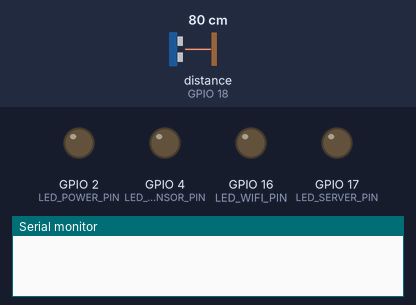
This sketch was run on a simulated ESP32. On the bench: output pins drawn as LEDs (lit = HIGH), the last lines printed to the serial monitor. The inputs (shaded band) are chosen by the test bench; at power-on: distance to the obstacle (sensor on GPIO 18) 80 cm. The echo pulse lasts 58.3 µs per cm; WiFi joins after 1.5 s; servers stay silent unless stated; uploads are accepted with an empty reply; pins used as bus, display or sensor lines are not drawn.

Above: at 0.0 s.
At 0.4 s:
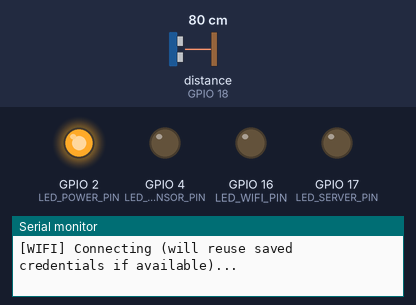
At 1.9 s:
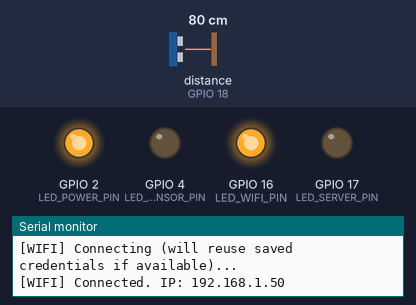
At 5.3 s:
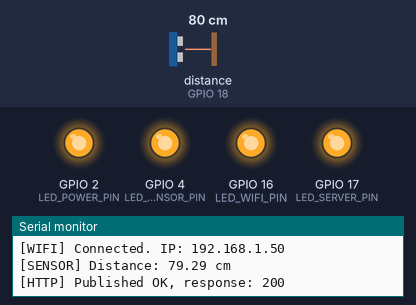
Timing chart, 0 to 6.8 s (numbered marks = the images above):
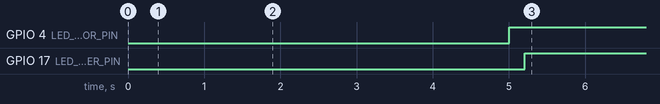

Measured:
- by itself, GPIO 4 (LED_SENSOR_PIN): LOW → HIGH at 5.0 s
- by itself, GPIO 17 (LED_SERVER_PIN): LOW → HIGH at 5.2 s

The sketch:

esp32-direct-http.ino
```cpp
/*
  AabRahat -- Real ESP32 Tank Sensor Firmware (direct HTTP, production)
  -----------------------------------------------------------------------
  Board: ESP32 DevKit + HC-SR04 ultrasonic sensor + 4 status LEDs.

  Unlike the AWS IoT / MQTT firmware in firmware/src (which needs a
  per-device certificate), this sketch talks to the backend the same
  simple way the device simulator does: a plain HTTPS POST to
  POST /api/iot/data with { deviceId, distance }. No certificates to
  provision, no AWS setup -- just WiFi.

  WiFi: uses WiFiManager, same as the original firmware. Since this
  ESP32 has already been through the "AabRahat-Setup" captive portal
  once, it should reconnect to your saved network automatically on
  every boot without showing the portal again.

  This device is already registered on the backend as:
    deviceId:            AABRAHAT-ESP01
    owner:                tariqnisar123@gmail.com
    calibration.tank_depth:        213.36 cm  (7 ft sensor-to-bottom)
    calibration.tank_full_distance: 0 cm
    tankCapacityLiters:   15857  (10ft x 8ft x 7ft)

  If the sensor isn't mounted flush with the top of the tank, or the
  above measurements were rough estimates, ask to have the device's
  calibration corrected later -- no firmware change needed for that,
  it's a database value.

  Required Arduino Library (Library Manager):
    - WiFiManager (by tzapu)
  Board package:
    - "esp32" by Espressif Systems (Boards Manager)
  Board selection: any generic "ESP32 Dev Module" matches this DevKit.
*/

#include <WiFi.h>
#include <WiFiManager.h>
#include <WiFiClientSecure.h>
#include <HTTPClient.h>

// ---------------------------------------------------------------------------
// Identity + backend
// ---------------------------------------------------------------------------
#define DEVICE_ID        "AABRAHAT-ESP01"
#define BACKEND_HOST      "https://d27yn7i7dixdgk.cloudfront.net"
#define INGEST_PATH       "/api/iot/data"
#define PUBLISH_INTERVAL_MS  5000

// ---------------------------------------------------------------------------
// Pins (matches the populated board: HC-SR04 + 4 status LEDs, no LCD)
// ---------------------------------------------------------------------------
#define TRIG_PIN         5
#define ECHO_PIN         18

#define LED_POWER_PIN    2   // on whenever the ESP32 is powered/running
#define LED_SENSOR_PIN   4   // on when the ultrasonic sensor returns a valid reading
#define LED_WIFI_PIN     16  // on once WiFi is connected
#define LED_SERVER_PIN   17  // pulses briefly on every successful publish to the backend

float readUltrasonicCM() {
  digitalWrite(TRIG_PIN, LOW);
  delayMicroseconds(2);
  digitalWrite(TRIG_PIN, HIGH);
  delayMicroseconds(10);
  digitalWrite(TRIG_PIN, LOW);

  long duration = pulseIn(ECHO_PIN, HIGH, 30000); // 30ms timeout (~5m range)
  if (duration == 0) return -1;

  return duration * 0.034 / 2;
}

bool publishReading(float distanceCM) {
  WiFiClientSecure client;
  client.setInsecure(); // skip TLS cert validation -- simplest for a hobby device, data isn't sensitive

  HTTPClient http;
  String url = String(BACKEND_HOST) + INGEST_PATH;
  if (!http.begin(client, url)) {
    Serial.println("[HTTP] begin() failed");
    return false;
  }
  http.addHeader("Content-Type", "application/json");
  http.setTimeout(8000);

  String body = String("{\"deviceId\":\"") + DEVICE_ID + "\",\"distance\":" + String(distanceCM, 2) + "}";

  int code = http.POST(body);
  bool ok = (code == 200 || code == 201);

  if (ok) {
    Serial.print("[HTTP] Published OK, response: ");
    Serial.println(code);
  } else {
    Serial.print("[HTTP] Publish failed, code: ");
    Serial.print(code);
    Serial.print(", body: ");
    Serial.println(http.getString());
  }

  http.end();
  return ok;
}

void setup() {
  Serial.begin(115200);
  delay(300);

  pinMode(TRIG_PIN, OUTPUT);
  pinMode(ECHO_PIN, INPUT);
  pinMode(LED_POWER_PIN, OUTPUT);
  pinMode(LED_SENSOR_PIN, OUTPUT);
  pinMode(LED_WIFI_PIN, OUTPUT);
  pinMode(LED_SERVER_PIN, OUTPUT);

  digitalWrite(LED_POWER_PIN, HIGH);
  digitalWrite(LED_SENSOR_PIN, LOW);
  digitalWrite(LED_WIFI_PIN, LOW);
  digitalWrite(LED_SERVER_PIN, LOW);

  Serial.println("=== AabRahat Tank Sensor (real hardware, direct HTTP) ===");

  WiFiManager wm;
  Serial.println("[WIFI] Connecting (will reuse saved credentials if available)...");
  if (!wm.autoConnect("AabRahat-Setup")) {
    Serial.println("[WIFI] Failed to connect, restarting...");
    delay(3000);
    ESP.restart();
  }
  digitalWrite(LED_WIFI_PIN, HIGH);
  Serial.print("[WIFI] Connected. IP: ");
  Serial.println(WiFi.localIP());
}

void loop() {
  static unsigned long lastPublish = 0;

  if (millis() - lastPublish >= PUBLISH_INTERVAL_MS) {
    lastPublish = millis();

    if (WiFi.status() != WL_CONNECTED) {
      Serial.println("[WIFI] Lost connection, reconnecting...");
      digitalWrite(LED_WIFI_PIN, LOW);
      WiFi.reconnect();
      return;
    }
    digitalWrite(LED_WIFI_PIN, HIGH);

    float distance = readUltrasonicCM();
    bool sensorOK = (distance >= 0);
    digitalWrite(LED_SENSOR_PIN, sensorOK ? HIGH : LOW);

    if (!sensorOK) {
      Serial.println("[SENSOR] No echo received (timeout/out of range).");
      return;
    }

    Serial.print("[SENSOR] Distance: ");
    Serial.print(distance);
    Serial.println(" cm");

    bool published = publishReading(distance);
    digitalWrite(LED_SERVER_PIN, published ? HIGH : LOW);
  }
}
```
